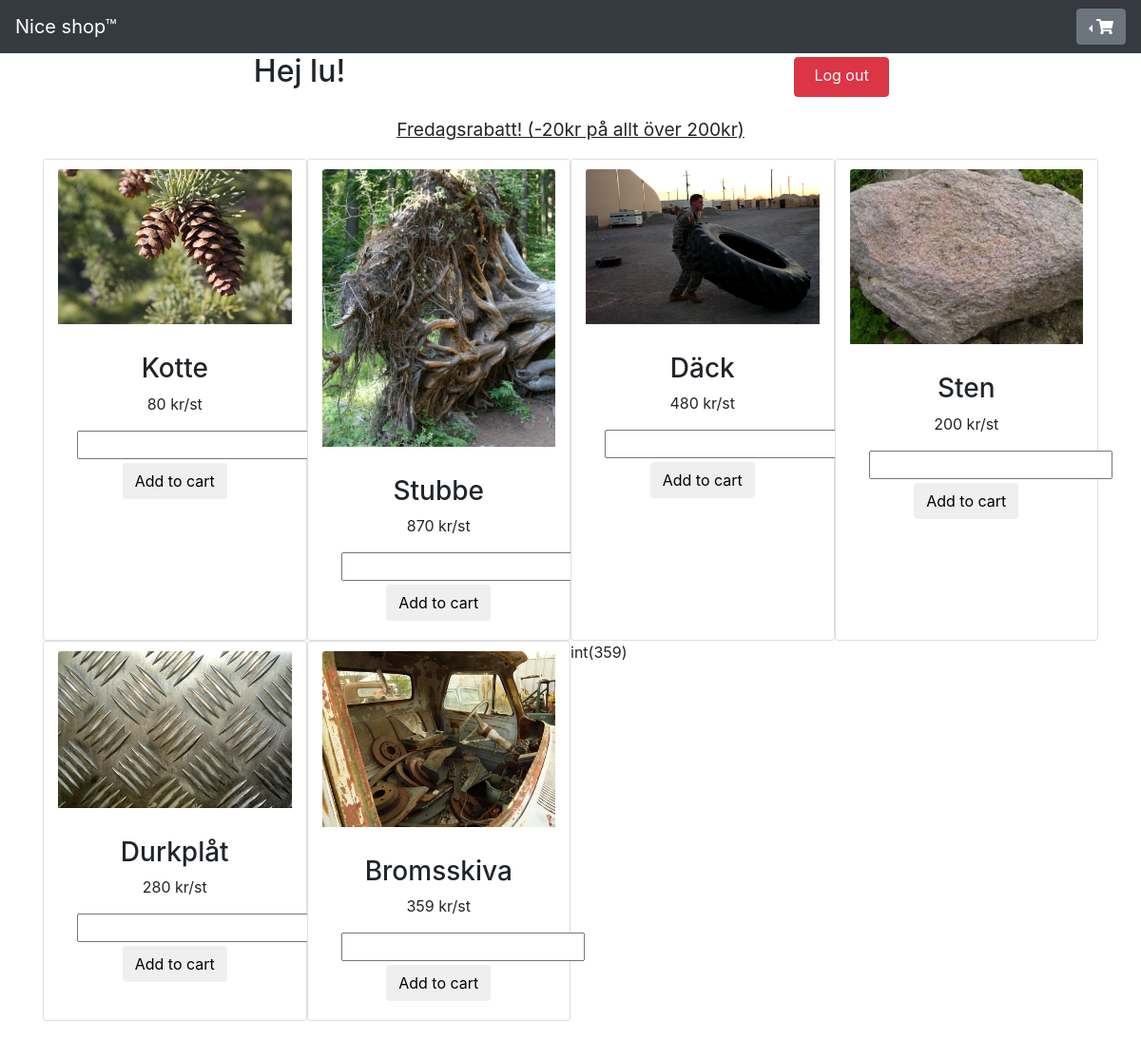
Page /index.php (signed in) on the committed database.
### tables this page shows
CREATE TABLE `products` (
  `product_id` int(11) NOT NULL,
  `product_name` varchar(20) NOT NULL,
  `price` int(11) NOT NULL,
  `image` varchar(50) NOT NULL
);

### index.php (the view, shortened to what this page needs)
<!DOCTYPE html>
<html lang="en">
<head>
    <link rel="stylesheet" href="https://use.fontawesome.com/releases/v5.3.1/css/all.css">
    <link rel="stylesheet" href="https://stackpath.bootstrapcdn.com/bootstrap/4.1.3/css/bootstrap.min.css">
    <link rel="stylesheet" type="text/css" href="css/style.css">
</head>
<body>
<?php
    include("includes/database_connection.php");
?>
<header>
    <nav class="navbar navbar-dark bg-dark">
        <a class="navbar-brand" href="index.php">Nice shop™</a>
        <?php
        if(isset($_SESSION["username"])){ ?>
        <div class="dropdown dropleft">
            <button class="btn btn-secondary dropdown-toggle" type="button" id="dropdownMenuButton" data-toggle="dropdown" aria-haspopup="true" aria-expanded="false"><i class="fas fa-shopping-cart"></i></button>
        </div>
        <?php }
    ?>
    </nav>
</header>
<div class="container">
    <div class="row">
    <?php
        if(isset($_SESSION["username"])){ ?>
            <h2 style="text-align:center;float:left" class="col-6">Hej <?=$_SESSION["username"]?>!</h2>
            <a href="includes/logout.php" style="width:100px;display:block;" class="btn btn-danger mt-1 mx-auto">Log out</a>
    <?php } ?>
    </div>
    <div class="row box">
        <?php
        if(date(D) === "Mon"){
            echo "<p class='bigP col-12'>Måndagsrabatt! (-50%)</p>";
        }
        elseif(date(D) === "Wed"){
            echo "<p class='bigP col-12'>Onsdagspriser (+10%)</p>";
        }
        elseif(date(D) === "Fri"){
            echo "<p class='bigP col-12'>Fredagsrabatt! (-20kr på allt över 200kr)</p>";
        }
        $statement = $pdo->prepare("SELECT * FROM products");
        $statement->execute();
        $fetched_stock = $statement->fetchAll(PDO::FETCH_ASSOC);
        foreach($fetched_stock as $product){
            if(date(D) === "Mon"){
                $newPrice = $product["price"] * 0.5;
            }
            elseif(date(D) === "Wed"){
                $newPrice = $product["price"] * 1.1;
            }
            elseif(date(D) === "Fri" && $product["price"] > 200){
                $newPrice = $product["price"] - 20;
            }
            else{
                $newPrice = $product["price"];
            }
            ?>
            <div class="card col-6 col-md-4 col-xl-3">
                <img class="card-img-top" src="images/<?=$product['image']?>" alt="<?=$product['product_name']?>">
                <div class="card-body centerText">
					<h3 class="card-text"><?=$product["product_name"]?></h3>
					<p class="card-text"><?=$newPrice?> kr/st</p>
                    <form action="includes/add-to-cart.php" method="POST">
                        <input type="number" class="centerText" name="product_amount"/>
                        <input class="btn mt-1" type="submit" name="submit" value="Add to cart">
                    </form>
                </div>
            </div>
        <?php
        } var_dump($newPrice);?>
    </div>
</div>
</body>
</html>

### css/style.css (style rules this page uses)
form { text-align: center; margin: 0 auto; }
.box { margin: 20px auto; }
.card-img-top { margin: 10px auto; }
.bigP { font-size: 1.2em; text-align: center; text-decoration: underline; }
.centerText { text-align: center; }

### rows in the picture
products: image (picture), product_name "Kotte", price "80"
products: image (picture), product_name "Stubbe", price "870"
products: image (picture), product_name "Däck", price "480"
products: image (picture), product_name "Sten", price "200"
products: image (picture), product_name "Durkplåt", price "280"
products: image (picture), product_name "Bromsskiva", price "359"

### other values in the picture
$_SESSION["username"] "lu"
